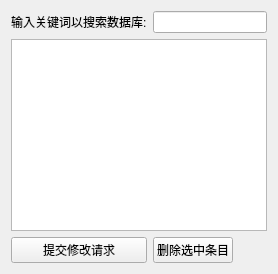
            <widget class="QWidget" name="page_11">
             <layout class="QGridLayout" name="gridLayout_15">
              <item row="0" column="0">
               <layout class="QGridLayout" name="gridLayout_14">
                <item row="0" column="0">
                 <widget class="QLabel" name="label_25">
                  <property name="text">
                   <string>输入关键词以搜索数据库:</string>
                  </property>
                 </widget>
                </item>
                <item row="1" column="0" colspan="3">
                 <widget class="QTableView" name="allReserveView">
                  <property name="selectionMode">
                   <enum>QAbstractItemView::SingleSelection</enum>
                  </property>
                  <property name="selectionBehavior">
                   <enum>QAbstractItemView::SelectRows</enum>
                  </property>
                 </widget>
                </item>
                <item row="0" column="1" colspan="2">
                 <widget class="QLineEdit" name="searchEdit_4"/>
                </item>
                <item row="2" column="0">
                 <widget class="QPushButton" name="submitChangeBtn_2">
                  <property name="text">
                   <string>提交修改请求</string>
                  </property>
                 </widget>
                </item>
                <item row="2" column="1">
                 <widget class="QPushButton" name="delItemBtn_2">
                  <property name="text">
                   <string>删除选中条目</string>
                  </property>
                 </widget>
                </item>
               </layout>
              </item>
             </layout>
            </widget>
